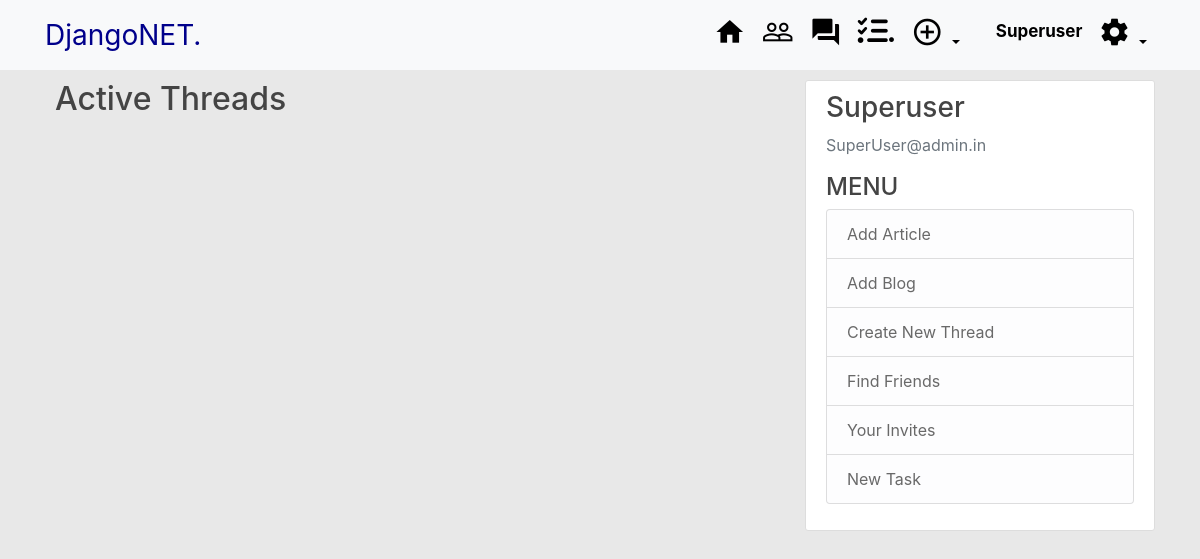
/forum/ (signed in), run on an earlier commit of the app's database.
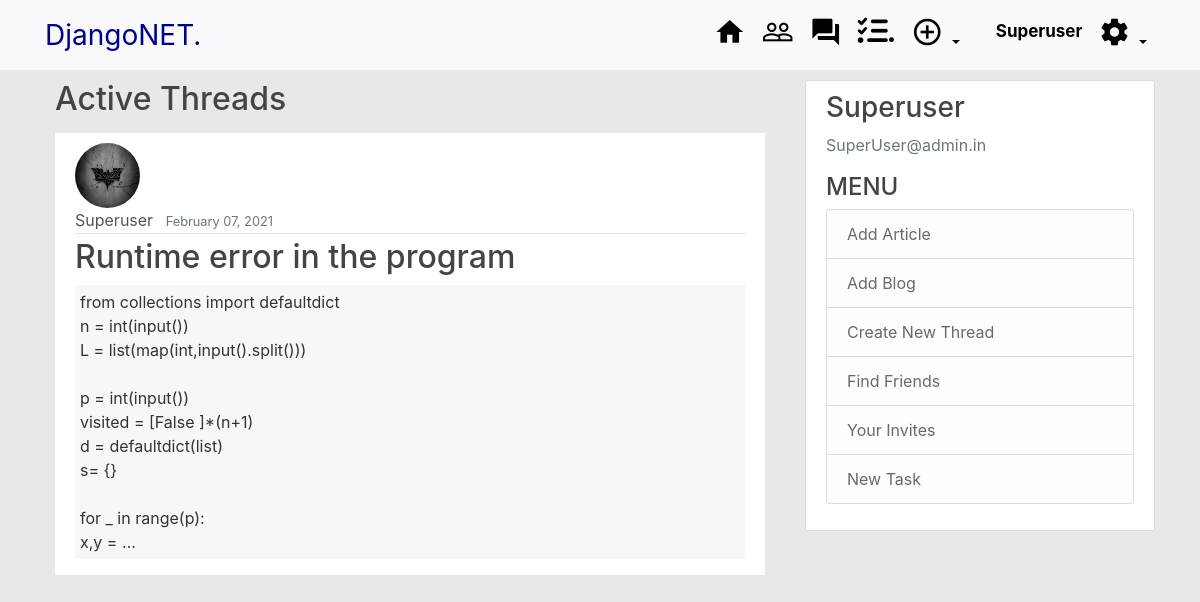
And on a later commit of the database.
### Forum/models.py (models this page shows, shortened)
class thread(models.Model):
	author  = models.ForeignKey(Profile,on_delete = models.CASCADE)
	date_posted = models.DateTimeField(default = timezone.now)
	title  = models.CharField(max_length = 200)
	content = models.TextField()

### users/models.py (models this page shows, shortened)
class Profile(models.Model):
	user = models.OneToOneField(User, on_delete=models.CASCADE)
	Fname = models.CharField(max_length=100, blank=True)
	Lname = models.CharField(max_length=100, blank=True)
	image=models.ImageField(default='default.jpg',upload_to='Profile_pics')
	bio = models.CharField(max_length = 200, default='No Bio')
	Friends = models.ManyToManyField(User, blank =True, related_name = "friends")
	objects = ProfileManager()

### Forum/views.py (the view)
# urls.py: path('', ThreadListView.as_view(),name='thread-home'),
class ThreadListView(LoginRequiredMixin,ListView):
	model  = thread
	ordering = ['-date_posted']
	context_object_name = 'posts'

### Forum/templates/Forum/thread_list.html
{% extends "blog/base.html" %}
{% block content %}
  <div class = HeadContainer>
    <h2>Active Threads</h2>
  </div>
    {% for post in posts %}
        <div class = "Container">
            <section class = "grid">
                <div class="Header">
                  <img class="rounded-circle article-img" src="{{ post.author.image.url }}">
                  <div class="media-body">
                    <div class="article-metadata">
                      <a class="mr-2" href="{% url 'detail_profile' post.author.id %}">{{ post.author.user}}</a>
                      <small class="text-muted">{{ post.date_posted|date:"F d, Y" }}</small>
                    </div>
                  </div>
                </div>
                <div class="Content">
                    <h2><a class="article-title" href="{% url 'thread-detail' post.id %}">{{ post.title }}</a></h2>
                    <p class="article-content">{{ post.content|safe|truncatechars:200}}</p>
                </div>
            </section>
        </div>
    {% endfor %}
{% endblock content %}

What changed in the data, as far as the page shows it:
added thread: author.image (picture), author.user "Superuser", date_posted "February 07, 2021", title "Runtime error in the program", content "from collections import defaultdict n = int(input()) L = list(map(int,input().split())) p = int(input()) visited = [False ]*(n+1) d = defaultdict(list) s= {} for _ in range(p): x,y = …"
